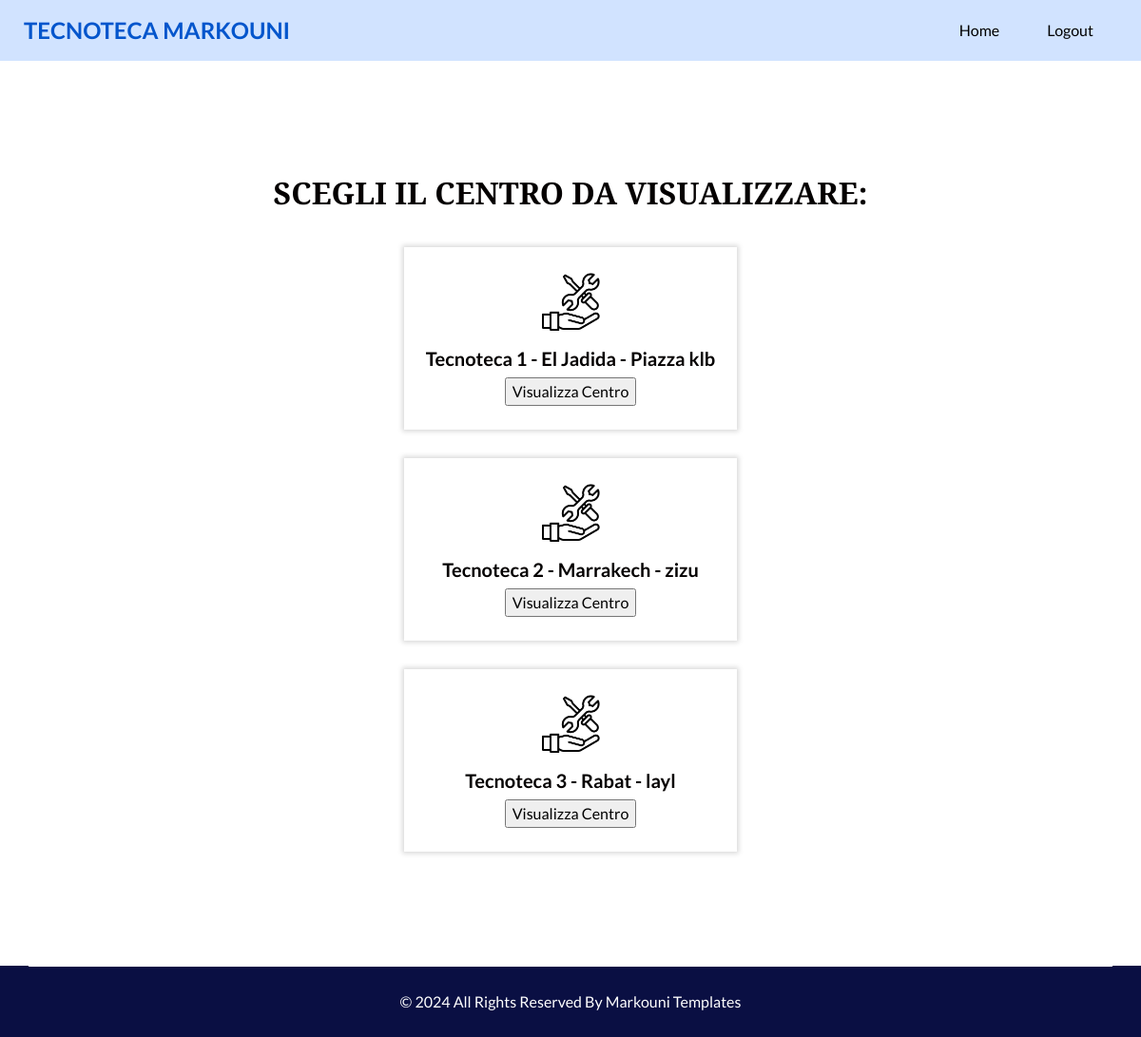
The app's page /cliente/Sceglicentro.php (signed in) with its own data.
### tables this page shows
CREATE TABLE `centri` (
  `id_centro` int(16) NOT NULL,
  `nome` varchar(32) NOT NULL,
  `citta` varchar(32) NOT NULL,
  `indirizzo` varchar(64) NOT NULL
);

### cliente/Sceglicentro.php (the view, shortened to what this page needs)
<?php
require_once "../db.php";
$selectSql = "SELECT DISTINCT * FROM centri";
$result = $conn->query($selectSql);
?>
<!DOCTYPE html>
<html>
<head>
  <link rel="stylesheet" type="text/css" href="https://cdnjs.cloudflare.com/ajax/libs/OwlCarousel2/2.3.4/assets/owl.carousel.min.css" />
  <link rel="stylesheet" type="text/css" href="css/bootstrap.css" />
  <link rel="stylesheet" type="text/css" href="css/font-awesome.min.css" />
  <link href="css/style.css" rel="stylesheet" />
  <link href="css/responsive.css" rel="stylesheet" />
</head>
<body>
  <div class="hero_area">
    <header class="header_section">
      <div class="header_bottom">
        <div class="container-fluid">
          <nav class="navbar navbar-expand-lg custom_nav-container ">
            <a class="navbar-brand" href="index.html">
              <span>
              TECNOTECA MARKOUNI
              </span>
            </a>
            <div class="collapse navbar-collapse" id="navbarSupportedContent">
              <ul class="navbar-nav ">
                <li class="nav-item ">
                  <a class="nav-link" href="visualizzaCliente.php">Home <span class="sr-only">(current)</span></a>
                </li>
                <li class="nav-item">
                  <a class="nav-link" href="../logout.php">Logout</a>
                </li>
              </ul>
            </div>
          </nav>
        </div>
      </div>
    </header>
  </div>
  <section class="service_section layout_padding">
    <div class="container ">
      <div class="heading_container heading_center">
        <h2> Scegli il centro da visualizzare:</h2>
      </div>
      <?php
      while ($row = $result->fetch_array(MYSQLI_ASSOC)) {
        $stringa = $row['nome'] . " - " . $row['citta'] . " - " . $row['indirizzo'];
        $idCentro = $row['id_centro'];
        echo '<div class="col-sm-6 col-md-4 mx-auto">
            <div class="box ">
            <div class="img-box">
                <img src="images/s1.png" alt="" />
            </div>
            <div class="detail-box">
                <h5>' . $stringa . '</h5>
                <input type="button" value="Visualizza Centro" onclick="location.href=\'cliente.php?idCentro=' . $idCentro . '\'">
            </div>
            </div>
        </div>';
      }
      ?>
    </div>
  </section>
  <footer class="footer_section">
    <div class="container">
      <p>
        &copy; <span id="displayDateYear"></span> All Rights Reserved By
        <a href="https://html.design/">Markouni Templates</a>
      </p>
    </div>
  </footer>
</body>
</html>

### cliente/css/style.css (style rules this page uses)
body { font-family: 'Lato', sans-serif; color: #040000; }
.layout_padding { padding-top: 120px; padding-bottom: 120px; }
.heading_container { display: -webkit-box; display: -ms-flexbox; display: flex; -webkit-box-orient: vertical; -webkit-box-direction: normal; -ms-flex-direction: column; flex-direction: column; -webkit-box-align: start; -ms-flex-align: start; align-items: flex-start; }
.heading_container h2 { font-weight: bold; display: -webkit-box; display: -ms-flexbox; display: flex; -webkit-box-align: center; -ms-flex-align: center; align-items: center; text-transform: uppercase; font-family: 'Merriweather Sans', sans-serif; }
.heading_container.heading_center { -webkit-box-align: center; -ms-flex-align: center; align-items: center; text-align: center; }
h1, h2 { font-family: 'Merriweather Sans', sans-serif; }
a, a:hover, a:focus { text-decoration: none; }
.hero_area { position: relative; background-color: #d1e3ff; }
.header_section .container-fluid { padding-right: 25px; padding-left: 25px; }
.header_section .header_bottom { padding: 10px 0; }
.navbar-brand { padding: 0; margin: 0; color: #000000; font-weight: bold; font-size: 24px; font-weight: bold; }
.navbar-brand span { color: #0355cc; text-transform: uppercase; }
.custom_nav-container { padding: 0; }
.custom_nav-container .navbar-nav { margin-left: auto; }
.custom_nav-container .navbar-nav .nav-item .nav-link { padding: 10px 25px; color: #000000; text-align: center; }
.service_section { position: relative; }
.service_section .box { margin-top: 30px; text-align: center; -webkit-box-shadow: 0 0 5px 2px rgba(0, 0, 0, 0.15); box-shadow: 0 0 5px 2px rgba(0, 0, 0, 0.15); padding: 25px 15px; -webkit-transition: all .3s; transition: all .3s; display: -webkit-box; display: -ms-flexbox; display: flex; -webkit-box-orient: vertical; -webkit-box-direction: normal; -ms-flex-direction: column; flex-direction: column; -webkit-box-align: center; -ms-flex-align: center; align-items: center; }
.service_section .box .img-box { width: 65px; height: 65px; display: -webkit-box; display: -ms-flexbox; display: flex; -webkit-box-pack: center; -ms-flex-pack: center; justify-content: center; -webkit-box-align: center; -ms-flex-align: center; align-items: center; }
.service_section .box .img-box img { max-height: 100%; max-width: 100%; -webkit-transition: all .3s; transition: all .3s; }
.service_section .box .detail-box { margin-top: 15px; }
.service_section .box .detail-box h5 { font-weight: bold; }
.heading_container { margin-bottom: 30px; }
.footer_section { background-color: #0a0f43; }
.footer_section p { margin: 0; padding: 25px 0; color: #ffffff; text-align: center; border-top: 0.8px solid #ffffff; }
.footer_section a { color: inherit; }

### cliente/css/responsive.css (style rules this page uses)
@media (min-width: 1200px) { .container { max-width: 1170px; } }

### records on screen
centri: stringa "Tecnoteca 1 - El Jadida - Piazza klb"
centri: stringa "Tecnoteca 2 - Marrakech - zizu"
centri: stringa "Tecnoteca 3 - Rabat - layl"
